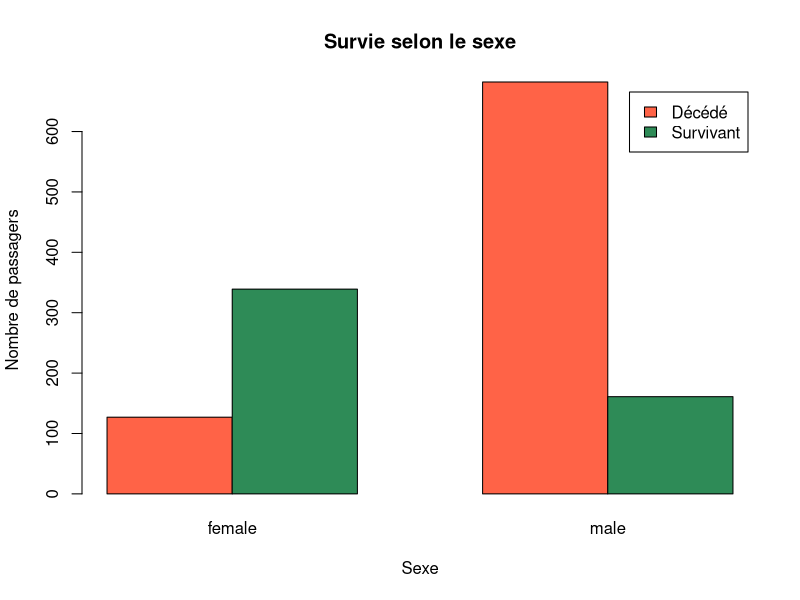
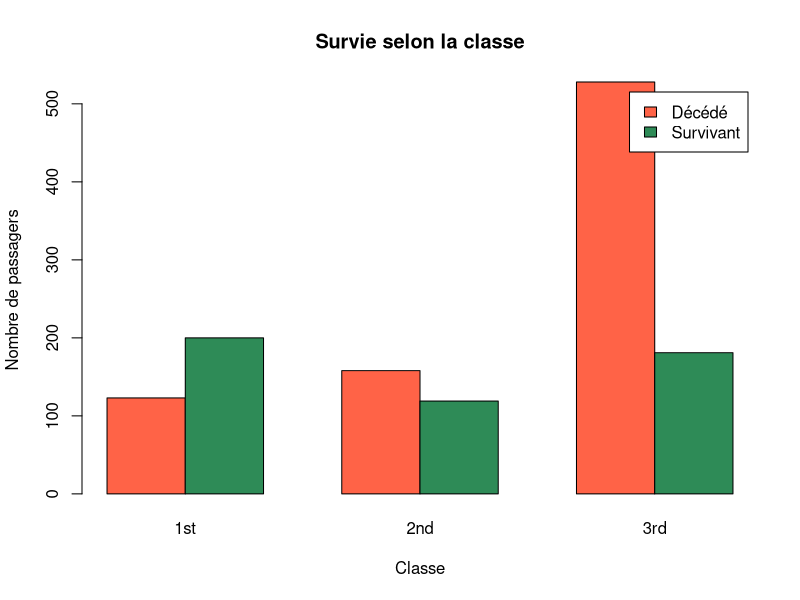
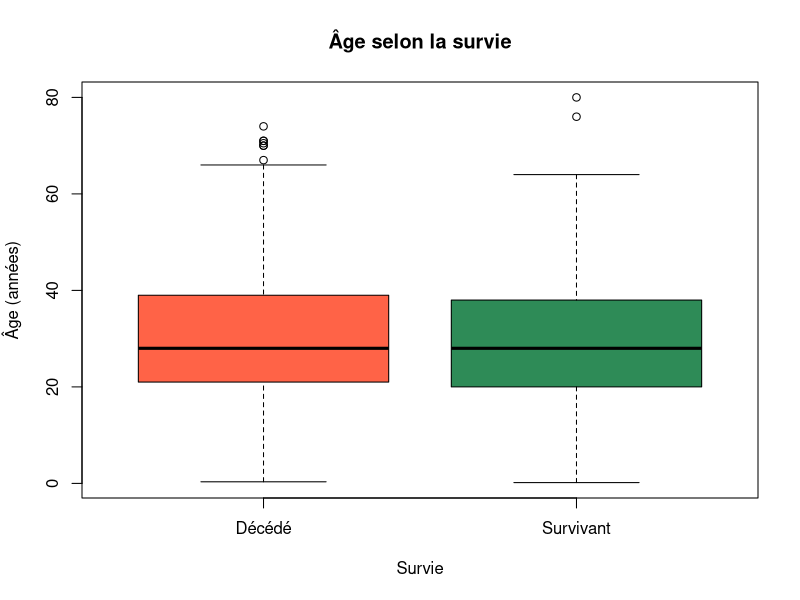

Generate these figures, in order, with R:
## ---- chunk 1
knitr::opts_chunk$set(echo = TRUE, message = FALSE, warning = FALSE)
## ---- chunk 2
# install.packages("carData")  # à lancer une seule fois si besoin
library(carData)
data("TitanicSurvival")
## ---- chunk 3
head(TitanicSurvival)
str(TitanicSurvival)
## ---- chunk 4
summary(TitanicSurvival)
## ---- chunk 5
colSums(is.na(TitanicSurvival))
## ---- chunk 6
round(prop.table(table(TitanicSurvival$survived)) * 100, 1)
## ---- chunk 7
tab_sexe <- table(TitanicSurvival$sex, TitanicSurvival$survived)
tab_sexe
round(prop.table(tab_sexe, margin = 1) * 100, 1)  # % de survie par sexe

barplot(t(tab_sexe), beside = TRUE,
        col = c("tomato", "seagreen"),
        legend.text = c("Décédé", "Survivant"),
        main = "Survie selon le sexe",
        xlab = "Sexe", ylab = "Nombre de passagers")
## ---- chunk 8
tab_classe <- table(TitanicSurvival$passengerClass, TitanicSurvival$survived)
tab_classe
round(prop.table(tab_classe, margin = 1) * 100, 1)  # % de survie par classe

barplot(t(tab_classe), beside = TRUE,
        col = c("tomato", "seagreen"),
        legend.text = c("Décédé", "Survivant"),
        main = "Survie selon la classe",
        xlab = "Classe", ylab = "Nombre de passagers")
## ---- chunk 9
boxplot(age ~ survived, data = TitanicSurvival,
        col = c("tomato", "seagreen"),
        names = c("Décédé", "Survivant"),
        main = "Âge selon la survie",
        xlab = "Survie", ylab = "Âge (années)")

# Âge moyen et médian par groupe (sans les NA)
aggregate(age ~ survived, data = TitanicSurvival,
          FUN = function(x) c(moyenne = mean(x), mediane = median(x)))
